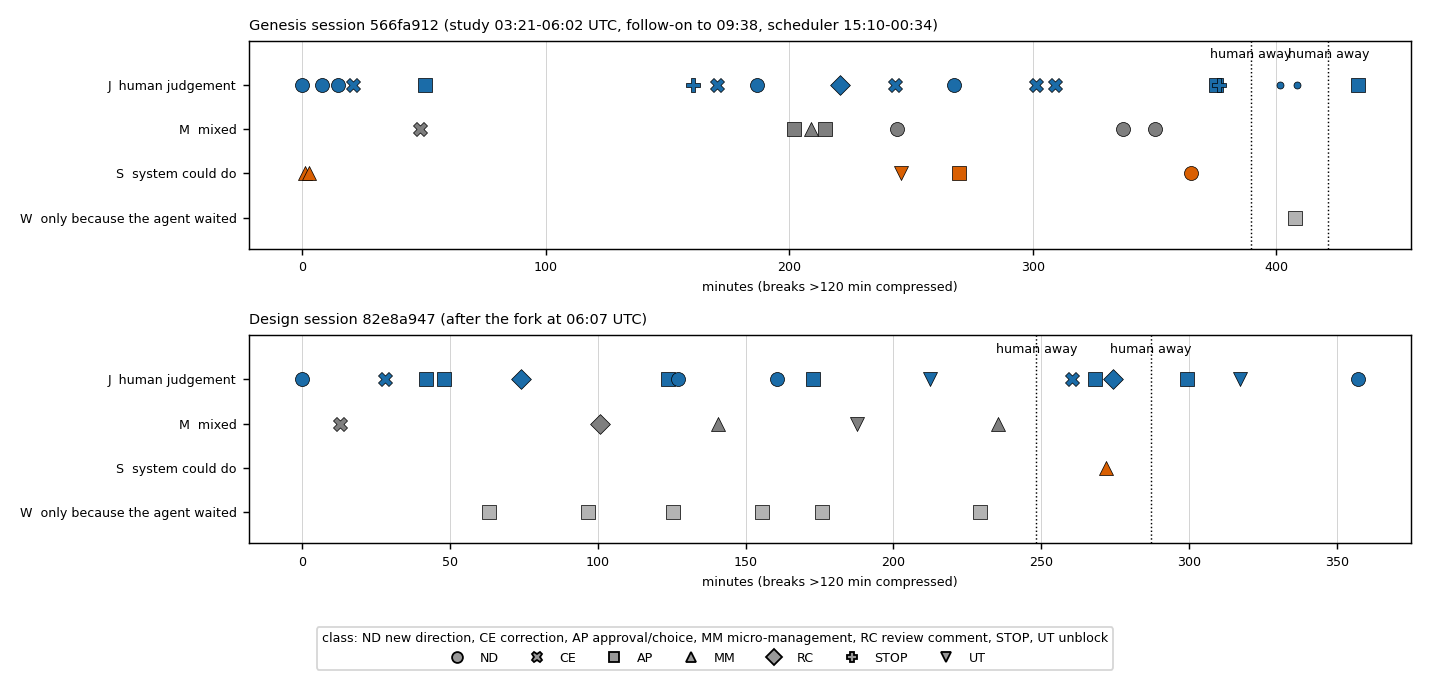

Write the Python code that produced this figure.
"""Timeline of human prompts per session, coloured by who (judgement label), marker by class. usage: python3 -I timeline.py prompts.csv timeline.png"""
import csv,sys
from datetime import datetime
import matplotlib; matplotlib.use('Agg')
import matplotlib.pyplot as plt
R=[r for r in csv.DictReader(open(sys.argv[1])) if r['channel'] in('A','B')]
def t(s): return datetime.fromisoformat(s.replace('Z','+00:00'))
col={'J':'#1b6ca8','M':'#7f7f7f','S':'#d95f02','W':'#b3b3b3'}
lab={'J':'J  human judgement','M':'M  mixed','S':'S  system could do','W':'W  only because the agent waited'}
mk={'ND':'o','CE':'X','AP':'s','MM':'^','RC':'D','STOP':'P','UT':'v','ADMIN':'.'}
# compress overnight: segments separated by gaps >120 min are laid out with a fixed 20 min visual gap
fig,axs=plt.subplots(2,1,figsize=(11,5.2))
for ax,(s,title) in zip(axs,[('G','Genesis session 566fa912 (study 03:21-06:02 UTC, follow-on to 09:38, scheduler 15:10-00:34)'),('D','Design session 82e8a947 (after the fork at 06:07 UTC)')]):
    rows=[r for r in R if r['session']==s]
    if s=='D': rows=[r for r in rows if r['ts_utc']>='2026-10-18T06:02']
    x=0;prev=None;xs=[];breaks=[]
    for r in rows:
        tt=t(r['ts_utc'])
        if prev is not None:
            g=(tt-prev).total_seconds()/60
            if g>120: x+=25;breaks.append(x-12)
            else: x+=g
        prev=tt;xs.append(x)
    for xx,r in zip(xs,rows):
        ax.scatter(xx,{'J':3,'M':2,'S':1,'W':0}[r['who']],c=col[r['who']],marker=mk[r['cls']],s=60,edgecolors='k',linewidths=0.4,zorder=3)
    for b in breaks: ax.axvline(b,color='k',ls=':',lw=0.8); ax.text(b,3.6,'human away',fontsize=7,ha='center')
    ax.set_yticks([3,2,1,0]);ax.set_yticklabels([lab[k] for k in 'JMSW'],fontsize=7)
    ax.set_title(title,fontsize=8,loc='left');ax.set_xlabel('minutes (breaks >120 min compressed)',fontsize=7);ax.tick_params(labelsize=7);ax.set_ylim(-0.7,4)
    ax.grid(axis='x',lw=0.3)
h=[plt.Line2D([],[],marker=m,ls='',color='w',markerfacecolor='#999',markeredgecolor='k',label=k) for k,m in mk.items() if k!='ADMIN']
fig.legend(handles=h,loc='lower center',ncol=7,fontsize=7,title='class: ND new direction, CE correction, AP approval/choice, MM micro-management, RC review comment, STOP, UT unblock',title_fontsize=7)
plt.tight_layout(rect=(0,0.1,1,1));plt.savefig(sys.argv[2],dpi=130)
